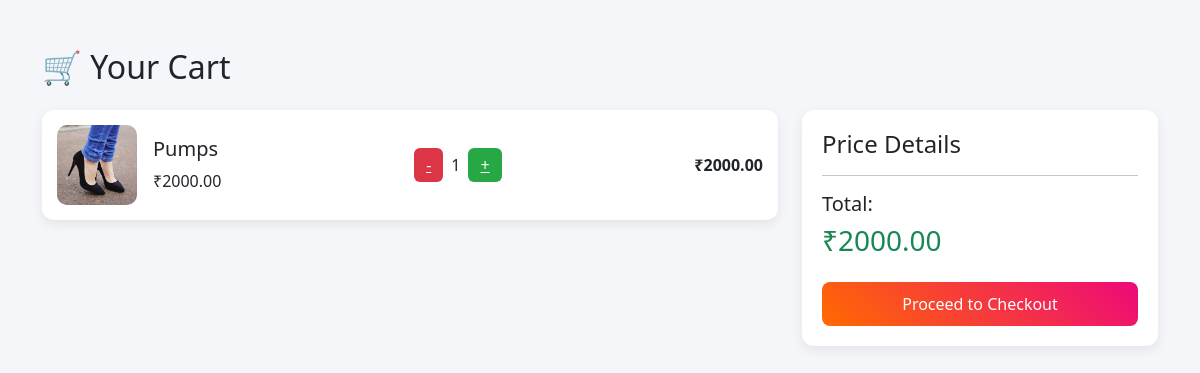
Before: /cart/ with the older database file.
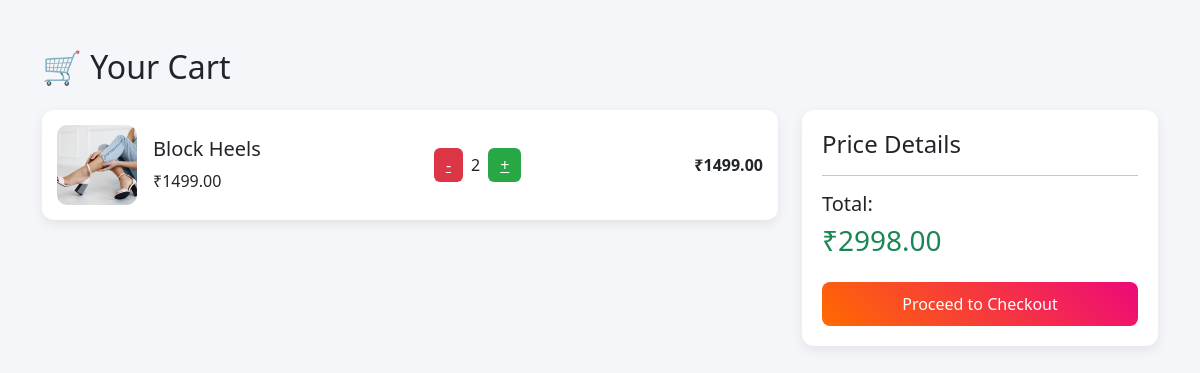
After: the same page with the newer database file.
### shop/models.py (models this page shows, shortened)
class Cart(models.Model):
    product = models.ForeignKey(Product, on_delete=models.CASCADE)
    quantity = models.IntegerField(default=1)

class Product(models.Model):
    name = models.CharField(max_length=100)
    description = models.TextField()
    color = models.CharField(max_length=50)
    price = models.DecimalField(max_digits=10, decimal_places=2)
    image = models.ImageField(upload_to='products/', blank=True, null=True)

### shop/views.py (the view)
# urls.py: path('cart/', views.cart, name='cart'),
def cart(request):
    items = Cart.objects.all()
    total = sum(item.product.price * item.quantity for item in items)
    return render(request, 'cart.html', {
        'items': items,
        'total': total
    })

### shop/templates/cart.html (shortened to what this page needs)
<!DOCTYPE html>
<html>
<head>
    <link href="https://cdn.jsdelivr.net/npm/bootstrap@5.3.0/dist/css/bootstrap.min.css" rel="stylesheet">
</head>
<body>
<div class="container py-5">
    <h2 class="mb-4">🛒 Your Cart</h2>
    <div class="row">
        <div class="col-md-8">
            {% for item in items %}
            <div class="cart-card mb-3 d-flex align-items-center justify-content-between">
                <div class="d-flex align-items-center gap-3">
                    {% if item.product.image %}
                    <img src="{{ item.product.image.url }}" class="product-img">
                    {% endif %}
                    <div>
                        <h5>{{ item.product.name }}</h5>
                        <p class="mb-0">₹{{ item.product.price }}</p>
                    </div>
                </div>
                <div class="d-flex align-items-center gap-2">
                    <a href="/decrease/{{ item.id }}/" class="qty-btn minus">-</a>
                    <span>{{ item.quantity }}</span>
                    <a href="/increase/{{ item.id }}/" class="qty-btn plus">+</a>
                </div>
                <div>
                    <b>₹{{ item.product.price|floatformat:2 }}</b>
                </div>
            </div>
            {% endfor %}
        </div>
        <div class="col-md-4">
            <div class="total-box">
                <h4>Price Details</h4>
                <hr>
                <h5>Total:</h5>
                <h3 class="text-success">₹{{ total }}</h3>
                <a href="/checkout/">
                    <button class="checkout-btn mt-3">
                        Proceed to Checkout
                    </button>
                </a>
            </div>
        </div>
    </div>
</div>
</body>
</html>

### shop/templates/cart.html (style rules this page uses)
body { background: #f4f6f9; }
.cart-card { border: none; border-radius: 12px; box-shadow: 0 4px 12px rgba(0,0,0,0.08); padding: 15px; background: white; }
.product-img { width: 80px; height: 80px; object-fit: cover; border-radius: 10px; }
.qty-btn { padding: 5px 12px; border-radius: 6px; border: none; }
.plus { background: #28a745; color: white; }
.minus { background: #dc3545; color: white; }
.total-box { background: white; padding: 20px; border-radius: 12px; box-shadow: 0 4px 12px rgba(0,0,0,0.08); }
.checkout-btn { background: linear-gradient(45deg, #ff6a00, #ee0979); color: white; border: none; padding: 10px; border-radius: 8px; width: 100%; }

Changed rows visible on the page:
removed Cart: product.image (picture), product.name "Pumps", product.price "2000.00", quantity "1"
added Cart: product.image (picture), product.name "Block Heels", product.price "1499.00", quantity "2"
Other visible differences:
{{ total }}: "2000.00" → "2998.00"
